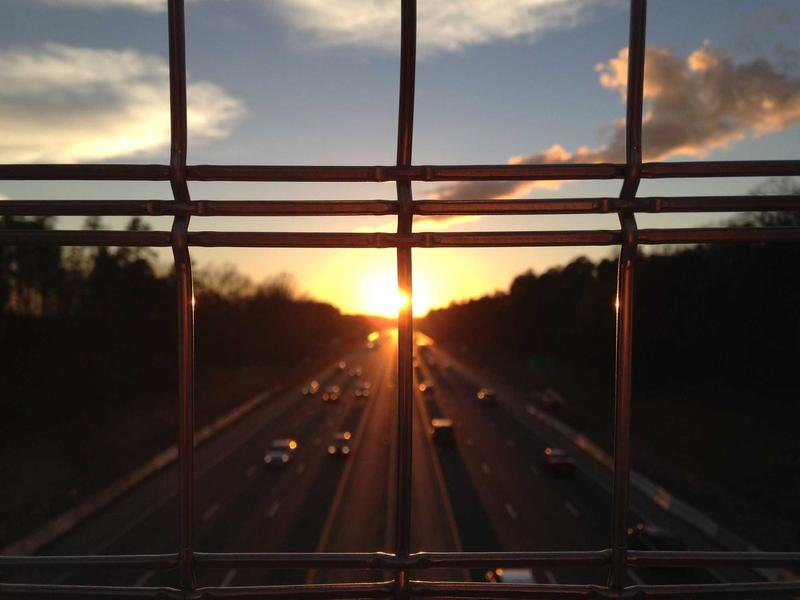
#> input picture dd1.jpeg, 800 x 600 px, found by its file name
$ python image_analysis.py
#> lines starting #> are read from the running program, lines starting #| are printed output that depends on the picture
from __future__ import annotations

from pathlib import Path

from PIL import Image


def analyze_image(image_path: str | Path) -> dict:
#> called with image_path = 'dd1.jpeg'
    path = Path(image_path)
    img = Image.open(path)
#> img is the input picture: PIL image 800x600 RGB; mean R, G, B 82.8, 71.4, 64.2
    pixels = img.convert("RGB")
    width, height = pixels.size
#> width = 800; height = 600

    r_total = 0
    g_total = 0
    b_total = 0

    for y in range(height):
        for x in range(width):
            r, g, b = pixels.getpixel((x, y))
            r_total += r
            g_total += g
            b_total += b
#> after the loop, b_total = 30795613; g_total = 34286198; r_total = 39741981

    count = width * height
#> count = 480000
    avg_rgb = (r_total // count, g_total // count, b_total // count)
#> avg_rgb = (82, 71, 64)

    thumb = img.resize((200, 150))
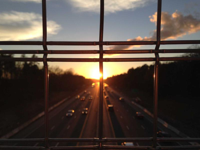
#> thumb: PIL image 200x150 RGB; mean R, G, B 82.8, 71.4, 64.2
    thumb_path = path.with_name(f"{path.stem}_thumb.jpg")
    thumb.save(thumb_path)

    return {
        "file": str(path.resolve()),
        "format": img.format,
        "mode": img.mode,
        "size": (width, height),
        "average_rgb": avg_rgb,
        "thumbnail": str(thumb_path.resolve()),
    }


def main() -> None:
    result = analyze_image("dd1.jpeg")
#> result = 6 items
    for key, value in result.items():
        print(f"{key}: {value}")
#> this loop made 6 passes
#> (key, value) on passes 2 to 5: ('format', 'JPEG'), ('mode', 'RGB'), ('size', (800, 600)), ('average_rgb', (82, 71, 64))
#| file: mini_agent/dd1.jpeg
#| format: JPEG
#| mode: RGB
#| size: (800, 600)
#| average_rgb: (82, 71, 64)
#| thumbnail: mini_agent/dd1_thumb.jpg


if __name__ == "__main__":
    main()
